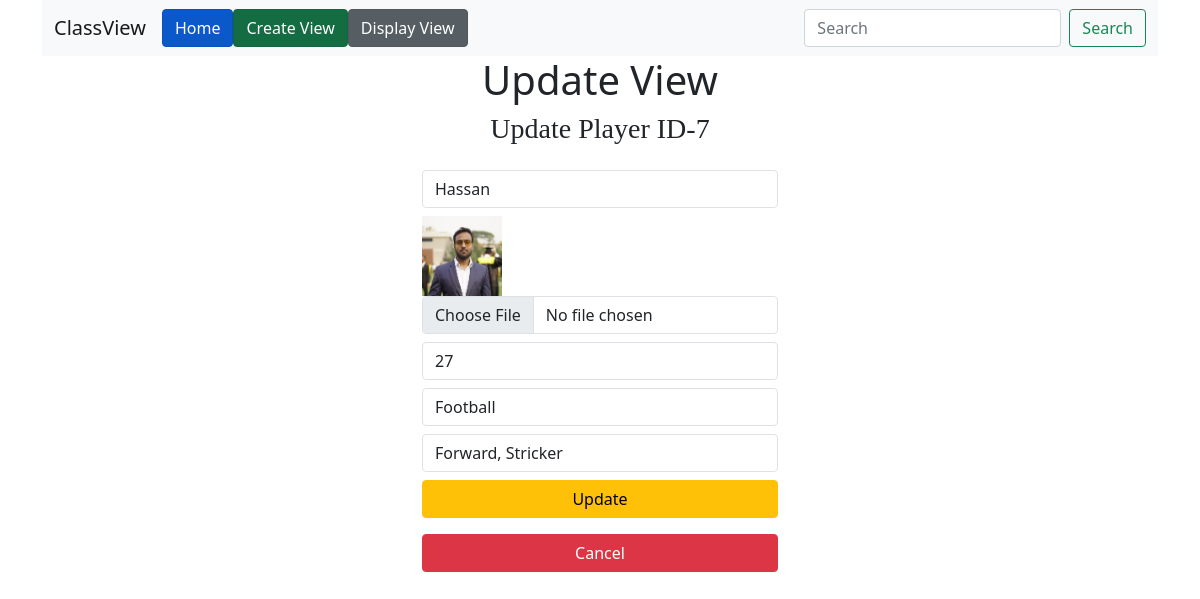
/gen/update/7/, run on the app's committed database.
### Generic/models.py (models this page shows, shortened)
class Player(models.Model):
    name = models.CharField(max_length=25)
    pic = models.ImageField(upload_to="Profile", null=True, blank=True)
    age = models.IntegerField(default=18)
    play = models.CharField(max_length=30)
    position = models.CharField(max_length=30)
    slug = AutoSlugField(default=None, null=True, blank=True, unique=True, populate_from='name',editable=False)
    def admin_photo(self):
        return mark_safe('<img src="{}" width="60" style="border-radius: 100%;" />'.format(self.pic.url))
    admin_photo.short_descreption = 'pic'
    admin_photo.allow_tags = True

### Generic/views.py (the view, shortened to what this page needs)
# urls.py: path('update/<int:pk>/', UpdatePlayer.as_view(), name="UpdatePlayer"),
class UpdatePlayer(UpdateView):
    model = Player
    success_url = "/gen/gen_1/"
    def get(self, request, pk):
        upd = Player.objects.get(id = pk)
        data = {
            "upd": upd,
        }
        return render(request, "Generic/player_form.html", data)

### Generic/templates/Generic/player_form.html (shortened to what this page needs)
{% extends "generic.html" %}
{% block body %}
<div class="container">
       {% if upd %}
              <h1 class="text-center">Update View</h1>
       {% else %}
              <h1 class="text-center">Create View</h1>
       {% endif %}
    <div class="row justify-content-center">
        <div class="col-lg-4 col-md-12 col-sm-12">
              {% if upd %}
                     <h1 class="text-center mb-4 fs-3 fw-light" style="font-family: poppins;">Update Player ID-{{upd.id}}</h1>
              {% else %}
                     <h1 class="text-center mb-4 fs-3 fw-light" style="font-family: poppins;">Add New Player</h1>
              {% endif %}
            {% if upd %}
            <form class="form-group" method="POST" enctype="multipart/form-data">
                <input type="text" name="name" id="name" class="form-control mb-2 border"
                       placeholder="Full Name" value="{{upd.name}}">
                {% if upd.pic %}
                     <img src="{{ upd.pic.url }}" alt="" style="width: 80px; height: 80px;">
                     <input type="file" name="pic" id="pic" class="form-control mb-2 border"
                       placeholder="Set Yor Image" value="{{upd.pic.url}}">
                {% else %}
                     <input type="file" name="pic" id="pic" class="form-control mb-2 border"
                       placeholder="Set Yor Image">
                {% endif %}
                <input type="number" name="age" id="age" class="form-control mb-2 border"
                       placeholder="Age" value="{{upd.age}}">
                <input type="text" name="play" id="play" class="form-control mb-2 border"
                       placeholder="Play" value="{{upd.play}}">
                <input type="text" name="position" id="position" class="form-control mb-2 border"
                       placeholder="Position" value="{{upd.position}}">
                <button type="submit" class="btn btn-warning w-100">Update</button>
                <a href="{% url 'gen_1' %}" class="btn btn-danger w-100 btn mt-3">Cancel</a>
            </form>
            {% endif %}
        </div>
    </div>
</div>
{% endblock body %}

### data on the page
Player: id "7", name "Hassan", pic (picture), age "27", play "Football", position "Forward, Stricker"
